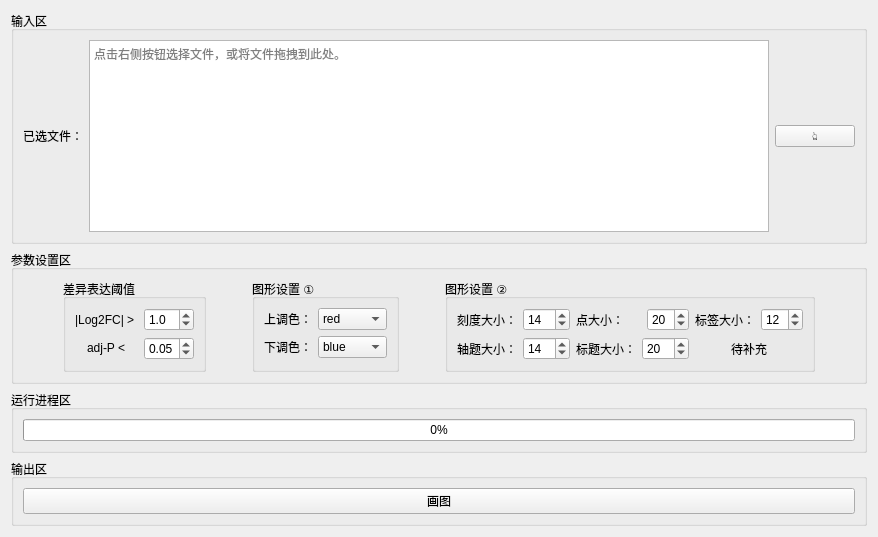
          <widget class="QWidget" name="volcano">
           <attribute name="title">
            <string>火山(volcano)图</string>
           </attribute>
           <layout class="QVBoxLayout" name="verticalLayout_38">
            <item>
             <widget class="QGroupBox" name="groupBox_20">
              <property name="title">
               <string>输入区</string>
              </property>
              <layout class="QVBoxLayout" name="verticalLayout_6">
               <item>
                <layout class="QHBoxLayout" name="horizontalLayout_20">
                 <item>
                  <widget class="QLabel" name="label_28">
                   <property name="text">
                    <string>已选文件：</string>
                   </property>
                  </widget>
                 </item>
                 <item>
                  <widget class="QTextBrowser" name="vol_file">
                   <property name="verticalScrollBarPolicy">
                    <enum>Qt::ScrollBarAlwaysOff</enum>
                   </property>
                   <property name="placeholderText">
                    <string>点击右侧按钮选择文件，或将文件拖拽到此处。</string>
                   </property>
                  </widget>
                 </item>
                 <item>
                  <widget class="QPushButton" name="sel_vol_file">
                   <property name="text">
                    <string>👆</string>
                   </property>
                  </widget>
                 </item>
                </layout>
               </item>
              </layout>
             </widget>
            </item>
            <item>
             <widget class="QGroupBox" name="groupBox_21">
              <property name="title">
               <string>参数设置区</string>
              </property>
              <layout class="QHBoxLayout" name="horizontalLayout_28">
               <item>
                <spacer name="horizontalSpacer_7">
                 <property name="orientation">
                  <enum>Qt::Horizontal</enum>
                 </property>
                 <property name="sizeHint" stdset="0">
                  <size>
                   <width>40</width>
                   <height>20</height>
                  </size>
                 </property>
                </spacer>
               </item>
               <item>
                <widget class="QGroupBox" name="groupBox_22">
                 <property name="title">
                  <string>差异表达阈值</string>
                 </property>
                 <layout class="QVBoxLayout" name="verticalLayout_7">
                  <item>
                   <layout class="QHBoxLayout" name="horizontalLayout_21">
                    <item>
                     <widget class="QLabel" name="label_23">
                      <property name="text">
                       <string>|Log2FC| &gt; </string>
                      </property>
                     </widget>
                    </item>
                    <item>
                     <widget class="QDoubleSpinBox" name="log2fc">
                      <property name="maximumSize">
                       <size>
                        <width>50</width>
                        <height>16777215</height>
                       </size>
                      </property>
                      <property name="decimals">
                       <number>1</number>
                      </property>
                      <property name="singleStep">
                       <double>0.100000000000000</double>
                      </property>
                      <property name="value">
                       <double>1.000000000000000</double>
                      </property>
                     </widget>
                    </item>
                   </layout>
                  </item>
                  <item>
                   <layout class="QHBoxLayout" name="horizontalLayout_22">
                    <item alignment="Qt::AlignHCenter">
                     <widget class="QLabel" name="label_24">
                      <property name="text">
                       <string>adj-P &lt;</string>
                      </property>
                     </widget>
                    </item>
                    <item>
                     <widget class="QDoubleSpinBox" name="adjp">
                      <property name="maximumSize">
                       <size>
                        <width>50</width>
                        <height>16777215</height>
                       </size>
                      </property>
                      <property name="decimals">
                       <number>2</number>
                      </property>
                      <property name="singleStep">
                       <double>0.010000000000000</double>
                      </property>
                      <property name="value">
                       <double>0.050000000000000</double>
                      </property>
                     </widget>
                    </item>
                   </layout>
                  </item>
                 </layout>
                </widget>
               </item>
               <item>
                <spacer name="horizontalSpacer_8">
                 <property name="orientation">
                  <enum>Qt::Horizontal</enum>
                 </property>
                 <property name="sizeHint" stdset="0">
                  <size>
                   <width>40</width>
                   <height>20</height>
                  </size>
                 </property>
                </spacer>
               </item>
               <item>
                <widget class="QGroupBox" name="groupBox_23">
                 <property name="minimumSize">
                  <size>
                   <width>130</width>
                   <height>0</height>
                  </size>
                 </property>
                 <property name="title">
                  <string>图形设置 ①</string>
                 </property>
                 <layout class="QVBoxLayout" name="verticalLayout_8">
                  <item>
                   <layout class="QHBoxLayout" name="horizontalLayout_23">
                    <item>
                     <widget class="QLabel" name="label_29">
                      <property name="text">
                       <string>上调色：</string>
                      </property>
                     </widget>
                    </item>
                    <item>
                     <widget class="QComboBox" name="up_color">
                      <property name="currentText">
                       <string>red</string>
                      </property>
                      <item>
                       <property name="text">
                        <string>red</string>
                       </property>
                      </item>
                      <item>
                       <property name="text">
                        <string>blue</string>
                       </property>
                      </item>
                      <item>
                       <property name="text">
                        <string>yellow</string>
                       </property>
                      </item>
                      <item>
                       <property name="text">
                        <string>green</string>
                       </property>
                      </item>
                      <item>
                       <property name="text">
                        <string>orange</string>
                       </property>
                      </item>
                      <item>
                       <property name="text">
                        <string>purple</string>
                       </property>
                      </item>
                     </widget>
                    </item>
                   </layout>
                  </item>
                  <item>
                   <layout class="QHBoxLayout" name="horizontalLayout_24">
                    <item alignment="Qt::AlignHCenter">
                     <widget class="QLabel" name="label_30">
                      <property name="text">
                       <string>下调色：</string>
                      </property>
                     </widget>
                    </item>
                    <item>
                     <widget class="QComboBox" name="down_color">
                      <property name="currentText">
                       <string>blue</string>
                      </property>
                      <item>
                       <property name="text">
                        <string>blue</string>
                       </property>
                      </item>
                      <item>
                       <property name="text">
                        <string>red</string>
                       </property>
                      </item>
                      <item>
                       <property name="text">
                        <string>yellow</string>
                       </property>
                      </item>
                      <item>
                       <property name="text">
                        <string>green</string>
                       </property>
                      </item>
                      <item>
                       <property name="text">
                        <string>orange</string>
                       </property>
                      </item>
                      <item>
                       <property name="text">
                        <string>purple</string>
                       </property>
                      </item>
                     </widget>
                    </item>
                   </layout>
                  </item>
                 </layout>
                </widget>
               </item>
               <item>
                <spacer name="horizontalSpacer_9">
                 <property name="orientation">
                  <enum>Qt::Horizontal</enum>
                 </property>
                 <property name="sizeHint" stdset="0">
                  <size>
                   <width>40</width>
                   <height>20</height>
                  </size>
                 </property>
                </spacer>
               </item>
               <item>
                <widget class="QGroupBox" name="groupBox_24">
                 <property name="title">
                  <string>图形设置 ②</string>
                 </property>
                 <layout class="QGridLayout" name="gridLayout">
                  <item row="0" column="0">
                   <layout class="QHBoxLayout" name="horizontalLayout_25">
                    <item>
                     <widget class="QLabel" name="label_33">
                      <property name="text">
                       <string>刻度大小：</string>
                      </property>
                     </widget>
                    </item>
                    <item>
                     <widget class="QDoubleSpinBox" name="numsize">
                      <property name="maximumSize">
                       <size>
                        <width>50</width>
                        <height>16777215</height>
                       </size>
                      </property>
                      <property name="decimals">
                       <number>0</number>
                      </property>
                      <property name="singleStep">
                       <double>1.000000000000000</double>
                      </property>
                      <property name="value">
                       <double>14.000000000000000</double>
                      </property>
                     </widget>
                    </item>
                   </layout>
                  </item>
                  <item row="1" column="0">
                   <layout class="QHBoxLayout" name="horizontalLayout_26">
                    <item alignment="Qt::AlignHCenter">
                     <widget class="QLabel" name="label_34">
                      <property name="text">
                       <string>轴题大小：</string>
                      </property>
                     </widget>
                    </item>
                    <item>
                     <widget class="QDoubleSpinBox" name="axissize">
                      <property name="maximumSize">
                       <size>
                        <width>50</width>
                        <height>16777215</height>
                       </size>
                      </property>
                      <property name="decimals">
                       <number>0</number>
                      </property>
                      <property name="singleStep">
                       <double>1.000000000000000</double>
                      </property>
                      <property name="value">
                       <double>14.000000000000000</double>
                      </property>
                     </widget>
                    </item>
                   </layout>
                  </item>
                  <item row="0" column="1">
                   <layout class="QHBoxLayout" name="horizontalLayout_27">
                    <item>
                     <widget class="QLabel" name="label_38">
                      <property name="text">
                       <string>点大小：</string>
                      </property>
                     </widget>
                    </item>
                    <item>
                     <widget class="QDoubleSpinBox" name="dotsize">
                      <property name="maximumSize">
                       <size>
                        <width>42</width>
                        <height>16777215</height>
                       </size>
                      </property>
                      <property name="decimals">
                       <number>0</number>
                      </property>
                      <property name="singleStep">
                       <double>1.000000000000000</double>
                      </property>
                      <property name="value">
                       <double>20.000000000000000</double>
                      </property>
                     </widget>
                    </item>
                   </layout>
                  </item>
                  <item row="1" column="1">
                   <layout class="QHBoxLayout" name="horizontalLayout_31">
                    <item alignment="Qt::AlignHCenter">
                     <widget class="QLabel" name="label_35">
                      <property name="text">
                       <string>标题大小：</string>
                      </property>
                     </widget>
                    </item>
                    <item>
                     <widget class="QDoubleSpinBox" name="titlesize">
                      <property name="maximumSize">
                       <size>
                        <width>50</width>
                        <height>16777215</height>
                       </size>
                      </property>
                      <property name="decimals">
                       <number>0</number>
                      </property>
                      <property name="singleStep">
                       <double>1.000000000000000</double>
                      </property>
                      <property name="value">
                       <double>20.000000000000000</double>
                      </property>
                     </widget>
                    </item>
                   </layout>
                  </item>
                  <item row="0" column="2">
                   <layout class="QHBoxLayout" name="horizontalLayout_29">
                    <item>
                     <widget class="QLabel" name="label_39">
                      <property name="text">
                       <string>标签大小：</string>
                      </property>
                     </widget>
                    </item>
                    <item>
                     <widget class="QDoubleSpinBox" name="labelsize">
                      <property name="maximumSize">
                       <size>
                        <width>42</width>
                        <height>16777215</height>
                       </size>
                      </property>
                      <property name="decimals">
                       <number>0</number>
                      </property>
                      <property name="singleStep">
                       <double>1.000000000000000</double>
                      </property>
                      <property name="value">
                       <double>12.000000000000000</double>
                      </property>
                     </widget>
                    </item>
                   </layout>
                  </item>
                  <item row="1" column="2" alignment="Qt::AlignHCenter">
                   <widget class="QLabel" name="label_40">
                    <property name="text">
                     <string>待补充</string>
                    </property>
                   </widget>
                  </item>
                 </layout>
                </widget>
               </item>
               <item>
                <spacer name="horizontalSpacer_11">
                 <property name="orientation">
                  <enum>Qt::Horizontal</enum>
                 </property>
                 <property name="sizeHint" stdset="0">
                  <size>
                   <width>40</width>
                   <height>20</height>
                  </size>
                 </property>
                </spacer>
               </item>
              </layout>
             </widget>
            </item>
            <item>
             <widget class="QGroupBox" name="groupBox_26">
              <property name="title">
               <string>运行进程区</string>
              </property>
              <layout class="QVBoxLayout" name="verticalLayout_9">
               <item>
                <widget class="QProgressBar" name="vp_pro">
                 <property name="value">
                  <number>0</number>
                 </property>
                </widget>
               </item>
              </layout>
             </widget>
            </item>
            <item>
             <widget class="QGroupBox" name="groupBox_27">
              <property name="title">
               <string>输出区</string>
              </property>
              <layout class="QHBoxLayout" name="horizontalLayout_30">
               <item>
                <widget class="QPushButton" name="plot_bu_1">
                 <property name="text">
                  <string>画图</string>
                 </property>
                </widget>
               </item>
              </layout>
             </widget>
            </item>
           </layout>
          </widget>
